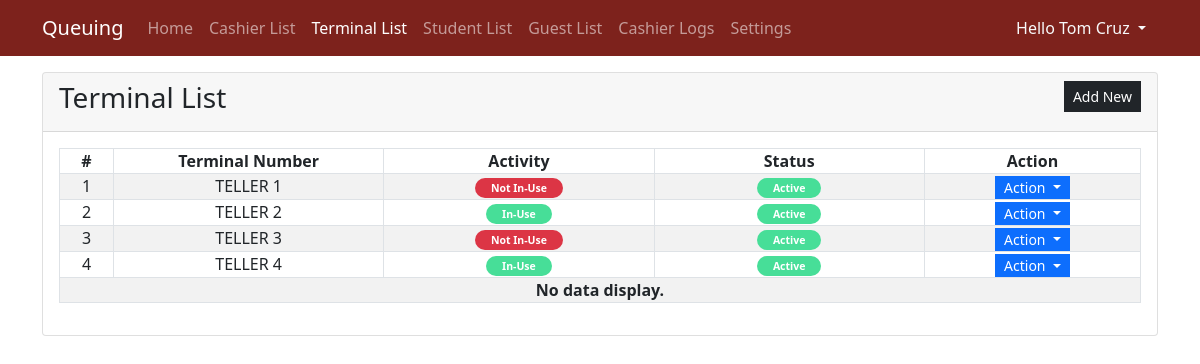
The app's page /administrator/?page=tellers (signed in), older data.
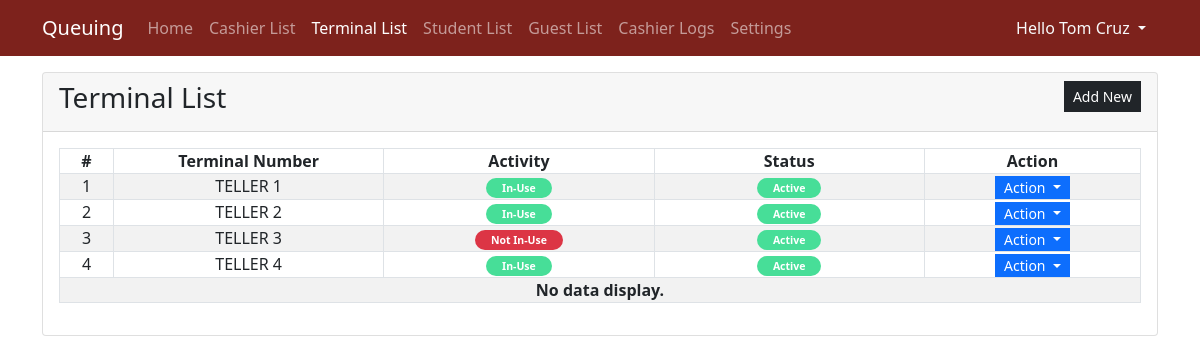
The same page, newer data.
### tables this page shows
CREATE TABLE "teller_list" (
	"teller_id"	INTEGER NOT NULL,
	"teller_name"	TEXT,
	"status"	INTEGER NOT NULL DEFAULT 2,
	"log_status"	INTEGER NOT NULL DEFAULT 2,
	PRIMARY KEY("teller_id" AUTOINCREMENT)
);

### administrator/tellers.php (the view, shortened to what this page needs)
<div class="card">
    <div class="card-header d-flex justify-content-between">
        <h3 class="card-title">Terminal List</h3>
        <div class="card-tools align-middle">
            <button class="btn btn-dark btn-sm py-1 rounded-0" type="button" id="create_new">Add New</button>
        </div>
    </div>
    <div class="card-body">
        <table class="table table-hover table-striped table-bordered">
            <colgroup>
                <col width="5%">
                <col width="25%">
                <col width="25%">
                <col width="25%">
                <col width="25%">
            </colgroup>
            <thead>
                <tr>
                    <th class="text-center p-0">#</th>
                    <th class="text-center p-0">Terminal Number</th>
                    <th class="text-center p-0">Activity</th>
                    <th class="text-center p-0">Status</th>
                    <th class="text-center p-0">Action</th>
                </tr>
            </thead>
            <tbody>
                <?php
                $sql = "SELECT * FROM `teller_list`  order by `teller_name` asc";
                $qry = $conn->query($sql);
                $i = 1;
                    while($row = $qry->fetchArray()):
                ?>
                <tr>
                    <td class="text-center p-0"><?php echo $i++; ?></td>
                    <td class="text-center py-0 px-1"><?php echo $row['teller_name'] ?></td>
                    <td class="py-0 px-1 text-center">
                        <?php
                            if($row['log_status'] == 1){
                                echo  '<span class="py-1 px-3 badge rounded-pill bg-success"><small>In-Use</small></span>';
                            }else{
                                echo  '<span class="py-1 px-3 badge rounded-pill bg-danger"><small>Not In-Use</small></span>';
                            }
                        ?>
                    </td>
                    <td class="py-0 px-1 text-center">
                        <?php
                            if($row['status'] == 1){
                                echo  '<span class="py-1 px-3 badge rounded-pill bg-success"><small>Active</small></span>';
                            }else{
                                echo  '<span class="py-1 px-3 badge rounded-pill bg-danger"><small>In-Active</small></span>';
                            }
                        ?>
                    </td>
                    <th class="text-center py-0 px-1">
                        <div class="btn-group" role="group">
                            <button id="btnGroupDrop1" type="button" class="btn btn-primary dropdown-toggle btn-sm rounded-0 py-0" data-bs-toggle="dropdown" aria-expanded="false">
                            Action
                            </button>
                        </div>
                    </th>
                </tr>
                <?php endwhile; ?>
                <?php if(!$qry->fetchArray()): ?>
                    <tr>
                        <th class="text-center p-0" colspan="7">No data display.</th>
                    </tr>
                <?php endif; ?>
            </tbody>
        </table>
    </div>
</div>

Row changes from the older to the newer data that the page shows:
changed teller_list "TELLER 1": log_status "Not In-Use" → "In-Use"
